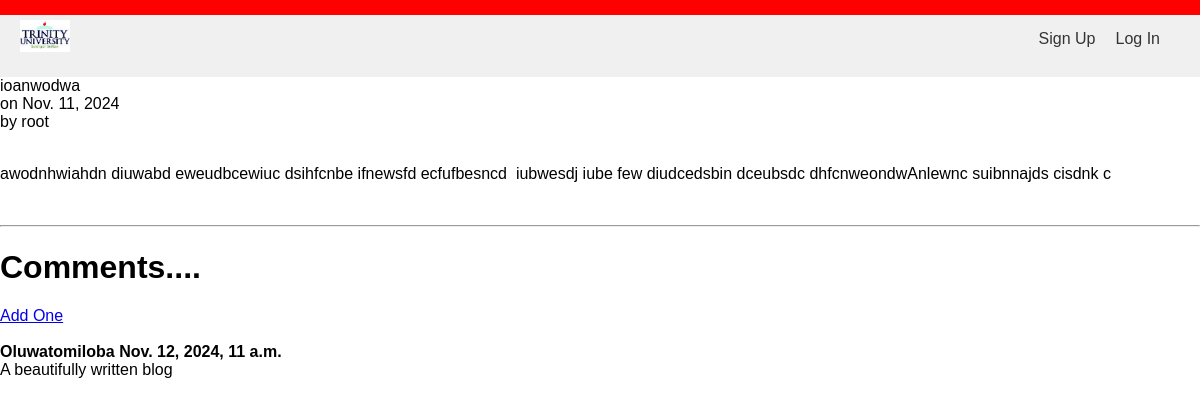
/b3709714-073f-4887-b509-114b91d05cfb/, run on the app's committed database.
### blog/models.py (models this page shows, shortened)
class Post(models.Model):
    uuid = models.UUIDField(primary_key=True, default=uuid.uuid4, editable=False)
    title = models.CharField(max_length=200)
    body = RichTextUploadingField(null=True, blank=True)
    author = models.ForeignKey(get_user_model(), on_delete=models.CASCADE)
    date = models.DateField(auto_now_add=True)
    category = models.CharField(max_length=255, default='life')

class Comment(models.Model):
    uuid = models.UUIDField(primary_key=True, default=uuid.uuid4, editable=False)
    post = models.ForeignKey(Post, related_name='comments', on_delete=models.CASCADE)
    name = models.CharField(max_length=50)
    body = models.TextField()
    date = models.DateTimeField(auto_now_add=True)

### users/models.py (models this page shows)
class CustomUser(AbstractUser):
    first_name = models.CharField(max_length=50)
    last_name = models.CharField(max_length=50)

### blog/views.py (the view)
# urls.py: path('<uuid:pk>/', BlogDetailView.as_view(), name='readblogdetails'),
class BlogDetailView(DetailView):
    model = Post
    template_name = 'readblog_details.html'

### templates/readblog_details.html (shortened to what this page needs)
{% extends '_base.html' %}
{% block content %}
    {{ post.title }}
    <br>
    on {{ post.date}}
    <br>
    by {{ post.author }}
    <br><br>
    {{ post.body|safe}}
    <br>
    <hr>
    <h1>Comments....</h1>
    {% if post.comments.all %}
    <a href="{% url 'add_comment' post.pk %}">Add One</a>
    <br><br>
        {% for comment in post.comments.all %}
            <strong>
                {{ comment.name }}
                {{ comment.date }}
            </strong>
            <br>
            {{ comment.body  }}
            <br><br>
        {% endfor %}
    {% else %}
            No Comments Yet..... <a href="{% url 'add_comment' post.pk %}">Add One</a>
    {% endif %}
{% endblock content %}

### static/css/style.css (style rules this page uses)
body { font-family: Arial, sans-serif; margin: 0; padding: 0; }

### data on the page
Post: title "ioanwodwa", date "Nov. 11, 2024", author "root", body "awodnhwiahdn diuwabd eweudbcewiuc dsihfcnbe ifnewsfd ecfufbesncd iubwesdj iube few diudcedsbin dceubsdc dhfcnweondwAnlewnc suibnnajds cisdnk c"
Comment: name "Oluwatomiloba", date "Nov. 12, 2024, 11 a.m.", body "A beautifully written blog"
